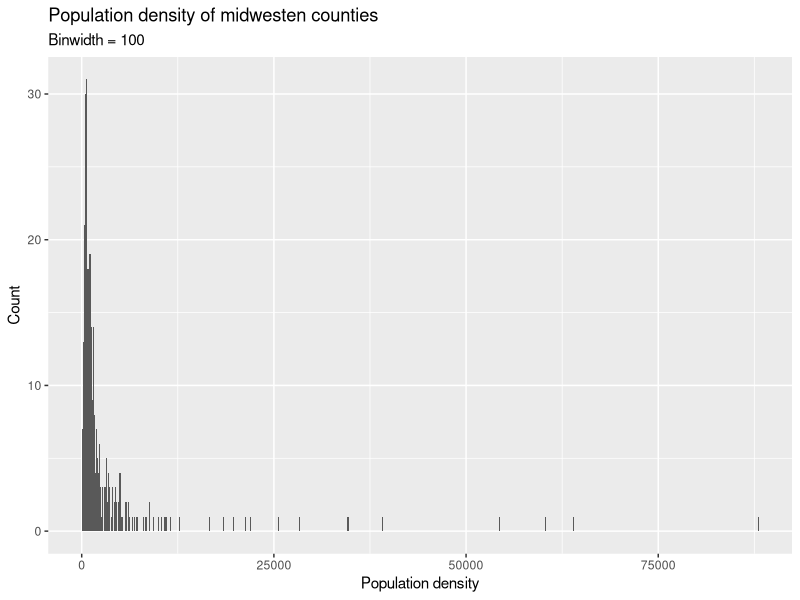
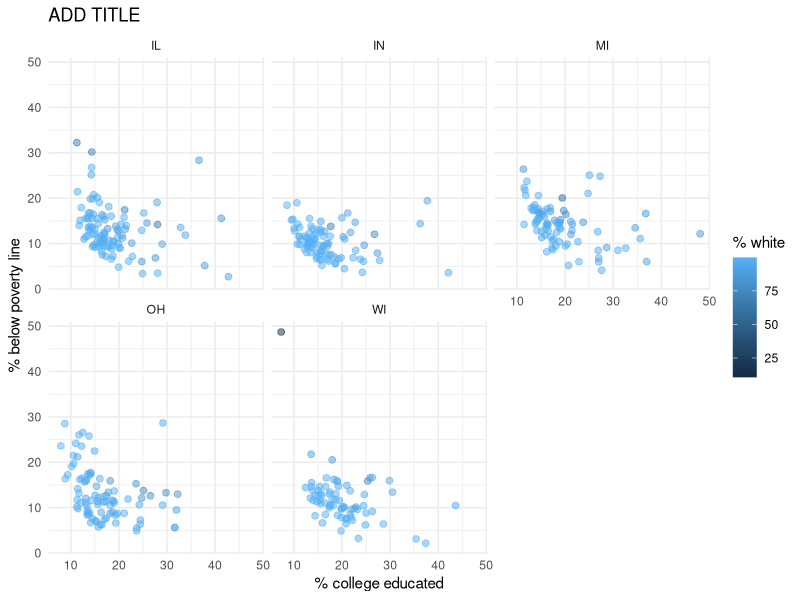

The R script that drew these images, in order:
## ---- chunk 1
#| eval: true
#| message: false

library(tidyverse)
## ---- chunk 2
ggplot(midwest, aes(x = popdensity)) +
  geom_histogram(binwidth = 100) +
  labs(
    x = "Population density",
    y = "Count",
    title = "Population density of midwesten counties",
    subtitle = "Binwidth = 100"
  )
## ---- chunk 3
#| eval: true
#| echo: false

ggplot(
  midwest,
  aes(x = percollege, y = percbelowpoverty, color = percwhite)
) +
  geom_point(size = 2, alpha = 0.5) +
  facet_wrap(~state) +
  theme_minimal() +
  labs(
    title = "ADD TITLE",
    x = "% college educated",
    y = "% below poverty line",
    color = "% white"
  )
